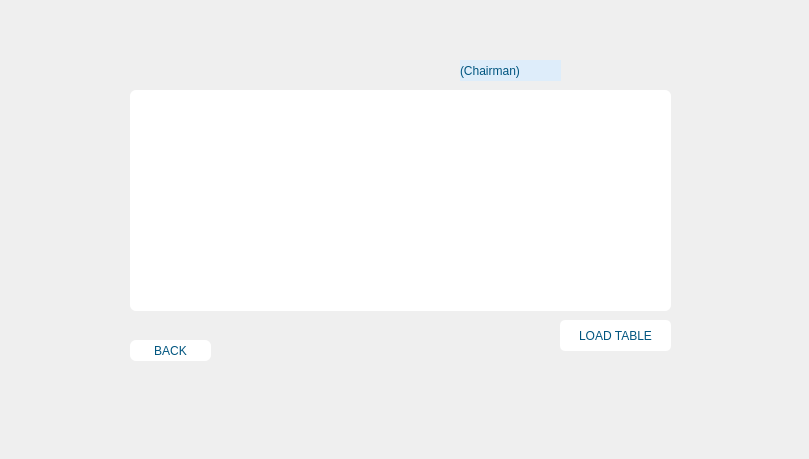
      <widget class="QWidget" name="Show_cr">
       <widget class="QPushButton" name="pushButton_96">
        <property name="geometry">
         <rect>
          <x>130</x>
          <y>340</y>
          <width>81</width>
          <height>21</height>
         </rect>
        </property>
        <property name="styleSheet">
         <string notr="true">color: rgb(0, 85, 127);
background-color: rgb(255, 255, 255);
font: 700 10pt &quot;Segoe UI&quot;;
border-radius: 6px;</string>
        </property>
        <property name="text">
         <string>BACK</string>
        </property>
       </widget>
       <widget class="QTableView" name="tableView_11">
        <property name="geometry">
         <rect>
          <x>130</x>
          <y>90</y>
          <width>541</width>
          <height>221</height>
         </rect>
        </property>
        <property name="styleSheet">
         <string notr="true">background-color: rgb(255, 255, 255);
border-radius: 6px;</string>
        </property>
       </widget>
       <widget class="QPushButton" name="pushButton_97">
        <property name="geometry">
         <rect>
          <x>560</x>
          <y>320</y>
          <width>111</width>
          <height>31</height>
         </rect>
        </property>
        <property name="styleSheet">
         <string notr="true">color: rgb(0, 85, 127);
background-color: rgb(255, 255, 255);
font: 700 10pt &quot;Segoe UI&quot;;
border-radius: 5px;</string>
        </property>
        <property name="text">
         <string>LOAD TABLE</string>
        </property>
        <property name="icon">
         <iconset resource="IMAGE.qrc">
          <normaloff>:/pic/images/loading.png</normaloff>:/pic/images/loading.png</iconset>
        </property>
       </widget>
       <widget class="QLabel" name="label_118">
        <property name="geometry">
         <rect>
          <x>0</x>
          <y>0</y>
          <width>800</width>
          <height>450</height>
         </rect>
        </property>
        <property name="text">
         <string/>
        </property>
        <property name="pixmap">
         <pixmap resource="IMAGE.qrc">:/pic/images/User.jpg</pixmap>
        </property>
        <property name="scaledContents">
         <bool>true</bool>
        </property>
       </widget>
       <widget class="QLabel" name="label_31">
        <property name="geometry">
         <rect>
          <x>460</x>
          <y>60</y>
          <width>101</width>
          <height>21</height>
         </rect>
        </property>
        <property name="styleSheet">
         <string notr="true">color: rgb(0, 85, 127);
background-color: rgb(222, 237, 250);
font: 12pt &quot;Lucida Calligraphy&quot;;</string>
        </property>
        <property name="text">
         <string>(Chairman)</string>
        </property>
       </widget>
       <zorder>label_118</zorder>
       <zorder>tableView_11</zorder>
       <zorder>pushButton_96</zorder>
       <zorder>pushButton_97</zorder>
       <zorder>label_31</zorder>
      </widget>
